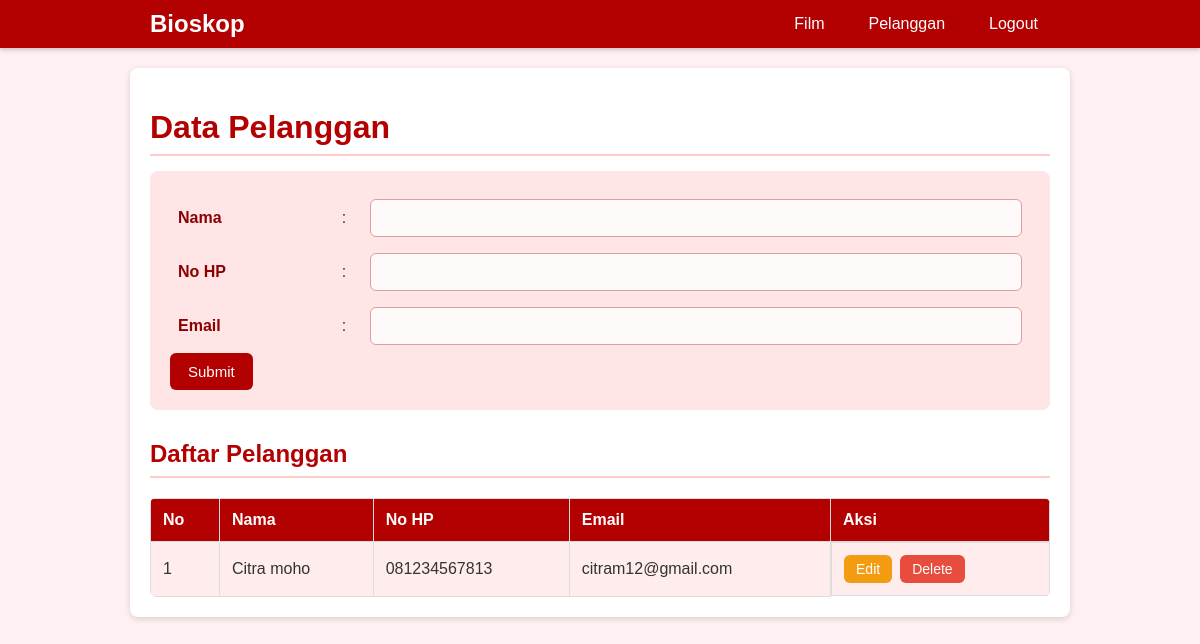
Page /pelanggan.php (signed in) on the committed database.
### tables this page shows
CREATE TABLE `pelanggan` (
  `id_pelanggan` int(11) NOT NULL,
  `nama` varchar(100) NOT NULL,
  `no_hp` varchar(100) NOT NULL,
  `email` varchar(100) NOT NULL
);

### action.php (called while the page is built, shortened)
<?php
class Pelanggan {
    private $conn;
    public function __construct($db) {
        $this->conn = $db;
    }
    public function getAll() {
        $result = $this->conn->query("SELECT * FROM pelanggan");
        $data = [];
        while ($row = $result->fetch_assoc()) {
            $data[] = $row;
        }
        return $data;
    }
}
?>

### pelanggan.php (the view, shortened to what this page needs)
<?php
require_once 'action.php';
$db = new Database();
$conn = $db->getConnection();
$pel = new Pelanggan($conn);
$editData = null;
$dataPelanggan = $pel->getAll();
?>
<!DOCTYPE html>
<html lang="id">
<head>
    <link rel="stylesheet" href="style.css">
</head>
<body>
    <?php include 'navbar.php'; ?>
    <div class="container">
        <h1>Data Pelanggan</h1>
        <?php if ($editData): ?>
        <form action="action.php" method="post">
            <input type="hidden" name="id_pelanggan" value="<?= htmlspecialchars($editData['id_pelanggan']) ?>">
            <table>
                <tr>
                    <td>Nama</td>
                    <td>:</td>
                    <td><input type="text" name="nama" value="<?= htmlspecialchars($editData['nama']) ?>"></td>
                </tr>
                <tr>
                    <td>No HP</td>
                    <td>:</td>
                    <td><input type="text" name="no_hp" value="<?= htmlspecialchars($editData['no_hp']) ?>"></td>
                </tr>
                <tr>
                    <td>Email</td>
                    <td>:</td>
                    <td><input type="email" name="email" value="<?= htmlspecialchars($editData['email']) ?>" required>
                    </td>
                </tr>
            </table>
            <input type="submit" value="Update" name="update_pelanggan" class="update">
            <a href="pelanggan.php" class="batal">Batal</a>
        </form>
        <?php else: ?>
        <form action="action.php" method="post">
            <table>
                <tr>
                    <td>Nama</td>
                    <td>:</td>
                    <td><input type="text" name="nama" required></td>
                </tr>
                <tr>
                    <td>No HP</td>
                    <td>:</td>
                    <td><input type="text" name="no_hp" required pattern="[0-9]{10,13}" minlength="10" maxlength="13">
                    </td>
                </tr>
                <tr>
                    <td>Email</td>
                    <td>:</td>
                    <td><input type="email" name="email" required></td>
                </tr>
            </table>
            <input type="submit" value="Submit" name="submit_pelanggan" class="update">
        </form>
        <?php endif; ?>
        <h2>Daftar Pelanggan</h2>
        <table class="data-table">
            <tr>
                <th>No</th>
                <th>Nama</th>
                <th>No HP</th>
                <th>Email</th>
                <th>Aksi</th>
            </tr>
            <?php if (!empty($dataPelanggan)): ?>
            <?php $no = 1; foreach ($dataPelanggan as $row): ?>
            <tr>
                <td><?= $no++ ?></td>
                <td><?= htmlspecialchars($row['nama']) ?></td>
                <td><?= htmlspecialchars($row['no_hp']) ?></td>
                <td><?= htmlspecialchars($row['email']) ?></td>
                <td class="aksi">
                    <a href="pelanggan.php?edit=<?= $row['id_pelanggan'] ?>" class="update">Edit</a>
                    <a href="action.php?delete_pelanggan=<?= $row['id_pelanggan'] ?>" class="delete"
                        onclick="return confirm('Yakin hapus data ini?')">Delete</a>
                </td>
            </tr>
            <?php endforeach; ?>
            <?php else: ?>
            <tr>
                <td colspan="5">Belum ada data pelanggan.</td>
            </tr>
            <?php endif; ?>
        </table>
    </div>
</body>
</html>

### style.css (style rules this page uses)
body { font-family: Arial, sans-serif; margin: 0; background-color: #fff1f1; color: #333; }
.container { max-width: 900px; margin: 20px auto; padding: 20px; background-color: #ffffff; border-radius: 8px; box-shadow: 0 2px 6px rgba(0, 0, 0, 0.15); }
h1, h2 { color: #b30000; border-bottom: 2px solid #ffcccc; padding-bottom: 8px; margin-bottom: 15px; }
form { margin-bottom: 30px; background-color: #ffe5e5; padding: 20px; border-radius: 8px; }
form table { width: 100%; border-collapse: collapse; }
form td { padding: 8px; }
form td:first-child { width: 140px; font-weight: bold; color: #8b0000; }
form td:nth-child(2) { width: 20px; text-align: center; }
input[type="text"], input[type="password"], input[type="email"], select, textarea, .form-control { width: 100%; padding: 10px; border: 1px solid #d7a1a1; border-radius: 6px; font-size: 14px; background-color: #fffafa; box-sizing: border-box; }
input[type="submit"], button[name="submit_pelanggan"], button[name="update_pelanggan"] { background-color: #b30000; color: white; padding: 10px 18px; border: none; border-radius: 6px; cursor: pointer; font-size: 15px; transition: background-color 0.3s, transform 0.2s; }
.data-table { width: 100%; border-collapse: collapse; margin-top: 20px; border-radius: 6px; overflow: hidden; }
.data-table th, .data-table td { border: 1px solid #ddd; padding: 12px; text-align: left; }
.data-table th { background-color: #b30000; color: white; }
.data-table tr:nth-child(even) { background-color: #ffecec; }
td.aksi { display: flex; gap: 8px; }
.aksi a { text-decoration: none; padding: 6px 12px; border-radius: 6px; color: white; font-size: 14px; transition: 0.2s; }
.aksi a.update, .btn-edit { background-color: #f39c12; }
.aksi a.delete, .btn-delete { background-color: #e74c3c; }

### rows in the picture
pelanggan: nama "Citra moho", no_hp "081234567813", email "citram12@gmail.com"
